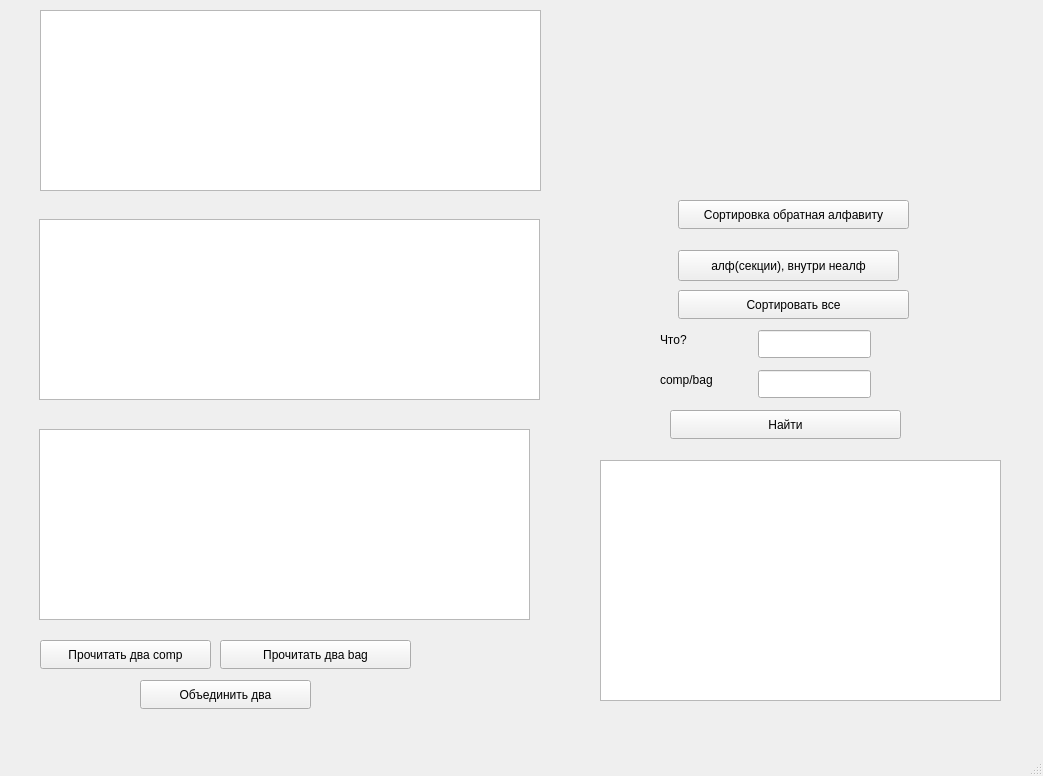
<?xml version="1.0" encoding="UTF-8"?>
<ui version="4.0">
 <class>MainWindow</class>
 <widget class="QMainWindow" name="MainWindow">
  <property name="geometry">
   <rect>
    <x>0</x>
    <y>0</y>
    <width>1043</width>
    <height>776</height>
   </rect>
  </property>
  <property name="windowTitle">
   <string>MainWindow</string>
  </property>
  <widget class="QWidget" name="centralwidget">
   <widget class="QPushButton" name="button_1">
    <property name="geometry">
     <rect>
      <x>40</x>
      <y>640</y>
      <width>171</width>
      <height>29</height>
     </rect>
    </property>
    <property name="text">
     <string>Прочитать два comp</string>
    </property>
   </widget>
   <widget class="QPushButton" name="button_2">
    <property name="geometry">
     <rect>
      <x>220</x>
      <y>640</y>
      <width>191</width>
      <height>29</height>
     </rect>
    </property>
    <property name="text">
     <string>Прочитать два bag</string>
    </property>
   </widget>
   <widget class="QPushButton" name="button_3">
    <property name="geometry">
     <rect>
      <x>140</x>
      <y>680</y>
      <width>171</width>
      <height>29</height>
     </rect>
    </property>
    <property name="text">
     <string>Объединить два</string>
    </property>
   </widget>
   <widget class="QPushButton" name="button_5">
    <property name="geometry">
     <rect>
      <x>678</x>
      <y>200</y>
      <width>231</width>
      <height>29</height>
     </rect>
    </property>
    <property name="text">
     <string>Сортировка обратная алфавиту</string>
    </property>
   </widget>
   <widget class="QPushButton" name="button_6">
    <property name="geometry">
     <rect>
      <x>678</x>
      <y>250</y>
      <width>221</width>
      <height>31</height>
     </rect>
    </property>
    <property name="text">
     <string>алф(секции), внутри неалф</string>
    </property>
    <property name="autoRepeat">
     <bool>false</bool>
    </property>
    <property name="autoExclusive">
     <bool>false</bool>
    </property>
   </widget>
   <widget class="QPushButton" name="button_7">
    <property name="geometry">
     <rect>
      <x>678</x>
      <y>290</y>
      <width>231</width>
      <height>29</height>
     </rect>
    </property>
    <property name="text">
     <string>Сортировать все</string>
    </property>
   </widget>
   <widget class="QLineEdit" name="lineEdit">
    <property name="geometry">
     <rect>
      <x>758</x>
      <y>330</y>
      <width>113</width>
      <height>28</height>
     </rect>
    </property>
   </widget>
   <widget class="QLineEdit" name="lineEdit_2">
    <property name="geometry">
     <rect>
      <x>758</x>
      <y>370</y>
      <width>113</width>
      <height>28</height>
     </rect>
    </property>
   </widget>
   <widget class="QPushButton" name="button_8">
    <property name="geometry">
     <rect>
      <x>670</x>
      <y>410</y>
      <width>231</width>
      <height>29</height>
     </rect>
    </property>
    <property name="text">
     <string>Найти</string>
    </property>
   </widget>
   <widget class="QLabel" name="label">
    <property name="geometry">
     <rect>
      <x>660</x>
      <y>330</y>
      <width>81</width>
      <height>20</height>
     </rect>
    </property>
    <property name="text">
     <string>Что?</string>
    </property>
   </widget>
   <widget class="QLabel" name="label_2">
    <property name="geometry">
     <rect>
      <x>660</x>
      <y>370</y>
      <width>81</width>
      <height>20</height>
     </rect>
    </property>
    <property name="text">
     <string>comp/bag</string>
    </property>
   </widget>
   <widget class="QTableView" name="field7">
    <property name="geometry">
     <rect>
      <x>600</x>
      <y>460</y>
      <width>401</width>
      <height>241</height>
     </rect>
    </property>
   </widget>
   <widget class="QWidget" name="horizontalLayoutWidget">
    <property name="geometry">
     <rect>
      <x>40</x>
      <y>10</y>
      <width>501</width>
      <height>181</height>
     </rect>
    </property>
    <layout class="QHBoxLayout" name="horizontalLayout">
     <item>
      <widget class="QTableView" name="field1"/>
     </item>
    </layout>
   </widget>
   <widget class="QWidget" name="horizontalLayoutWidget_2">
    <property name="geometry">
     <rect>
      <x>39</x>
      <y>219</y>
      <width>501</width>
      <height>181</height>
     </rect>
    </property>
    <layout class="QHBoxLayout" name="horizontalLayout_2">
     <item>
      <widget class="QTableView" name="field2"/>
     </item>
    </layout>
   </widget>
   <widget class="QWidget" name="horizontalLayoutWidget_3">
    <property name="geometry">
     <rect>
      <x>39</x>
      <y>429</y>
      <width>491</width>
      <height>191</height>
     </rect>
    </property>
    <layout class="QHBoxLayout" name="horizontalLayout_3">
     <item>
      <widget class="QTableView" name="field3"/>
     </item>
    </layout>
   </widget>
  </widget>
  <widget class="QMenuBar" name="menubar">
   <property name="geometry">
    <rect>
     <x>0</x>
     <y>0</y>
     <width>1043</width>
     <height>19</height>
    </rect>
   </property>
  </widget>
  <widget class="QStatusBar" name="statusbar"/>
 </widget>
 <resources/>
 <connections/>
</ui>
